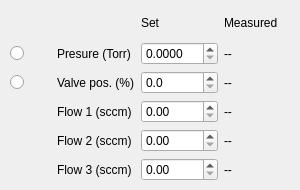
     <widget class="QWidget" name="vac_chamber_tab">
      <attribute name="title">
       <string>Vacuum chamber</string>
      </attribute>
      <widget class="QWidget" name="gridLayoutWidget_2">
       <property name="geometry">
        <rect>
         <x>10</x>
         <y>10</y>
         <width>281</width>
         <height>171</height>
        </rect>
       </property>
       <layout class="QGridLayout" name="pressure_contol_grid">
        <item row="3" column="2">
         <widget class="QDoubleSpinBox" name="set_pressure">
          <property name="decimals">
           <number>4</number>
          </property>
          <property name="maximum">
           <double>760.000000000000000</double>
          </property>
          <property name="singleStep">
           <double>0.000100000000000</double>
          </property>
         </widget>
        </item>
        <item row="3" column="1">
         <widget class="QLabel" name="set_pressure_label">
          <property name="text">
           <string>Presure (Torr)</string>
          </property>
         </widget>
        </item>
        <item row="4" column="3">
         <widget class="QLabel" name="valve_pos_display">
          <property name="text">
           <string>--</string>
          </property>
         </widget>
        </item>
        <item row="5" column="1">
         <widget class="QLabel" name="flow1_label">
          <property name="text">
           <string>Flow 1 (sccm)</string>
          </property>
         </widget>
        </item>
        <item row="4" column="1">
         <widget class="QLabel" name="valve_position_label">
          <property name="text">
           <string>Valve pos. (%)</string>
          </property>
         </widget>
        </item>
        <item row="3" column="0">
         <widget class="QRadioButton" name="pressure_mode">
          <property name="text">
           <string/>
          </property>
         </widget>
        </item>
        <item row="3" column="3">
         <widget class="QLabel" name="pressure_display">
          <property name="text">
           <string>--</string>
          </property>
         </widget>
        </item>
        <item row="4" column="2">
         <widget class="QDoubleSpinBox" name="set_valve_position">
          <property name="decimals">
           <number>1</number>
          </property>
          <property name="singleStep">
           <double>0.500000000000000</double>
          </property>
         </widget>
        </item>
        <item row="7" column="3">
         <widget class="QLabel" name="flow3_display">
          <property name="text">
           <string>--</string>
          </property>
         </widget>
        </item>
        <item row="5" column="3">
         <widget class="QLabel" name="flow1_display">
          <property name="text">
           <string>--</string>
          </property>
         </widget>
        </item>
        <item row="6" column="1">
         <widget class="QLabel" name="flow2_label">
          <property name="text">
           <string>Flow 2 (sccm)</string>
          </property>
         </widget>
        </item>
        <item row="4" column="0">
         <widget class="QRadioButton" name="valve_mode">
          <property name="text">
           <string/>
          </property>
          <property name="checked">
           <bool>false</bool>
          </property>
         </widget>
        </item>
        <item row="7" column="1">
         <widget class="QLabel" name="flow3_label">
          <property name="text">
           <string>Flow 3 (sccm)</string>
          </property>
         </widget>
        </item>
        <item row="1" column="3">
         <widget class="QLabel" name="measured_params_label">
          <property name="text">
           <string>Measured    </string>
          </property>
         </widget>
        </item>
        <item row="7" column="2">
         <widget class="QDoubleSpinBox" name="flow3">
          <property name="maximum">
           <double>200.000000000000000</double>
          </property>
         </widget>
        </item>
        <item row="1" column="2">
         <widget class="QLabel" name="set_params_label">
          <property name="text">
           <string>Set</string>
          </property>
         </widget>
        </item>
        <item row="6" column="2">
         <widget class="QDoubleSpinBox" name="flow2">
          <property name="maximum">
           <double>200.000000000000000</double>
          </property>
         </widget>
        </item>
        <item row="5" column="2">
         <widget class="QDoubleSpinBox" name="flow1">
          <property name="maximum">
           <double>200.000000000000000</double>
          </property>
         </widget>
        </item>
        <item row="6" column="3">
         <widget class="QLabel" name="flow2_display">
          <property name="text">
           <string>--</string>
          </property>
         </widget>
        </item>
       </layout>
      </widget>
     </widget>
